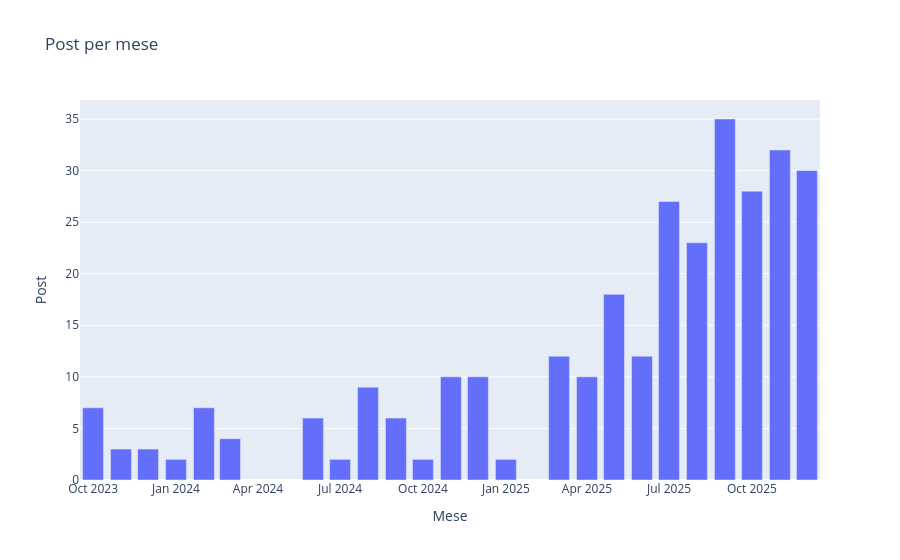

Here is the notebook cell this chart was saved with:
### Code cell
# Post per mese
df_posts["mese"] = df_posts["timestamp"].str[:7]
fig1 = px.bar(df_posts["mese"].value_counts().sort_index().reset_index(),
              x="mese", y="count", title="Post per mese",
              labels={"mese": "Mese", "count": "Post"})
fig1.show()

### Figure 1 — Plotly figure (JSON) as saved in the notebook; plotly's stock layout.template omitted (floating-point values rounded to 4 significant figures)
{"data": [{"hovertemplate": "Mese=%{x}<br>Post=%{y}<extra></extra>", "legendgroup": "", "marker": {"color": "#636efa", "pattern": {"shape": ""}}, "name": "", "orientation": "v", "showlegend": false, "textposition": "auto", "x": ["2023-10", "2023-11", "2023-12", "2024-01", "2024-02", "2024-03", "2024-06", "2024-07", "2024-08", "2024-09", "2024-10", "2024-11", "2024-12", "2025-01", "2025-03", "2025-04", "2025-05", "2025-06", "2025-07", "2025-08", "2025-09", "2025-10", "2025-11", "2025-12"], "xaxis": "x", "y": [7, 3, 3, 2, 7, 4, 6, 2, 9, 6, 2, 10, 10, 2, 12, 10, 18, 12, 27, 23, 35, 28, 32, 30], "yaxis": "y", "type": "bar"}], "layout": {"xaxis": {"anchor": "y", "domain": [0, 1], "title": {"text": "Mese"}}, "yaxis": {"anchor": "x", "domain": [0, 1], "title": {"text": "Post"}}, "legend": {"tracegroupgap": 0}, "title": {"text": "Post per mese"}, "barmode": "relative"}}
